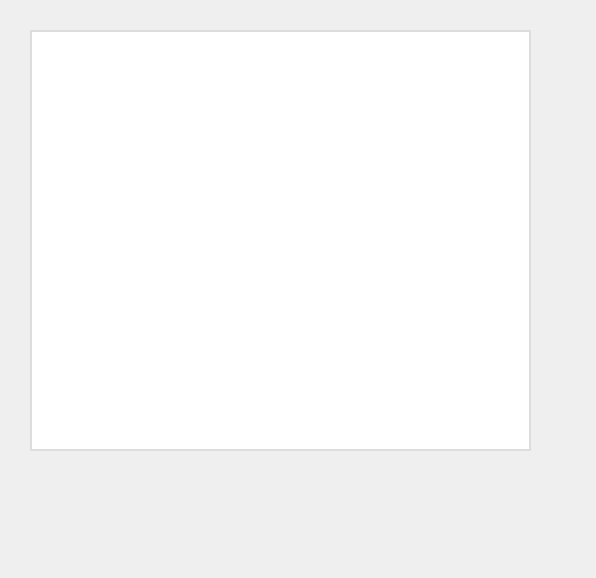
<?xml version="1.0" encoding="UTF-8"?>
<ui version="4.0">
 <class>Form</class>
 <widget class="QWidget" name="Form">
  <property name="geometry">
   <rect>
    <x>0</x>
    <y>0</y>
    <width>596</width>
    <height>578</height>
   </rect>
  </property>
  <property name="windowTitle">
   <string>Form</string>
  </property>
  <widget class="QTableWidget" name="leaderboard">
   <property name="geometry">
    <rect>
     <x>30</x>
     <y>30</y>
     <width>501</width>
     <height>421</height>
    </rect>
   </property>
   <property name="styleSheet">
    <string notr="true">QTableWidget {
    background-color: #ffffff;
    border: 2px solid #dcdde1;
    font-size: 14px;
    color: #2d3436;
    gridline-color: #dcdde1;
}
QHeaderView::section {
    background-color: #dfe6e9;
    color: #2d3436;
    font-weight: bold;
    padding: 4px;
    border: 1px solid #dcdde1;
}
QTableWidget::item {
    padding: 6px;
}
</string>
   </property>
  </widget>
 </widget>
 <resources/>
 <connections/>
</ui>
